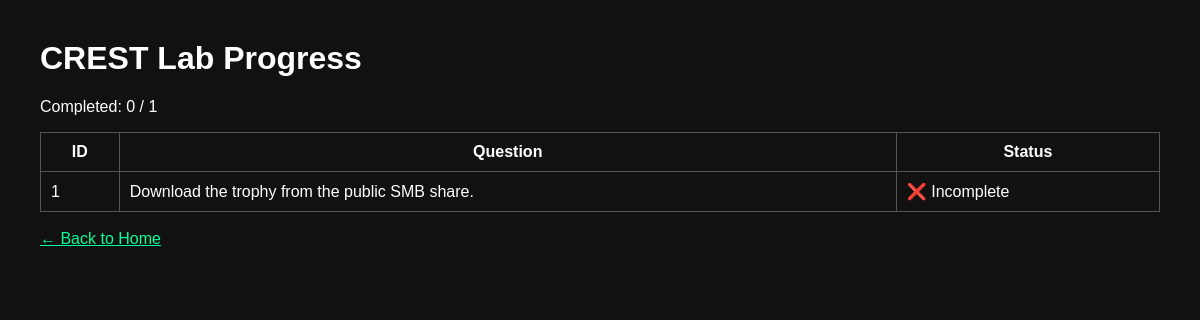
/progress, run on an earlier commit of the app's database.
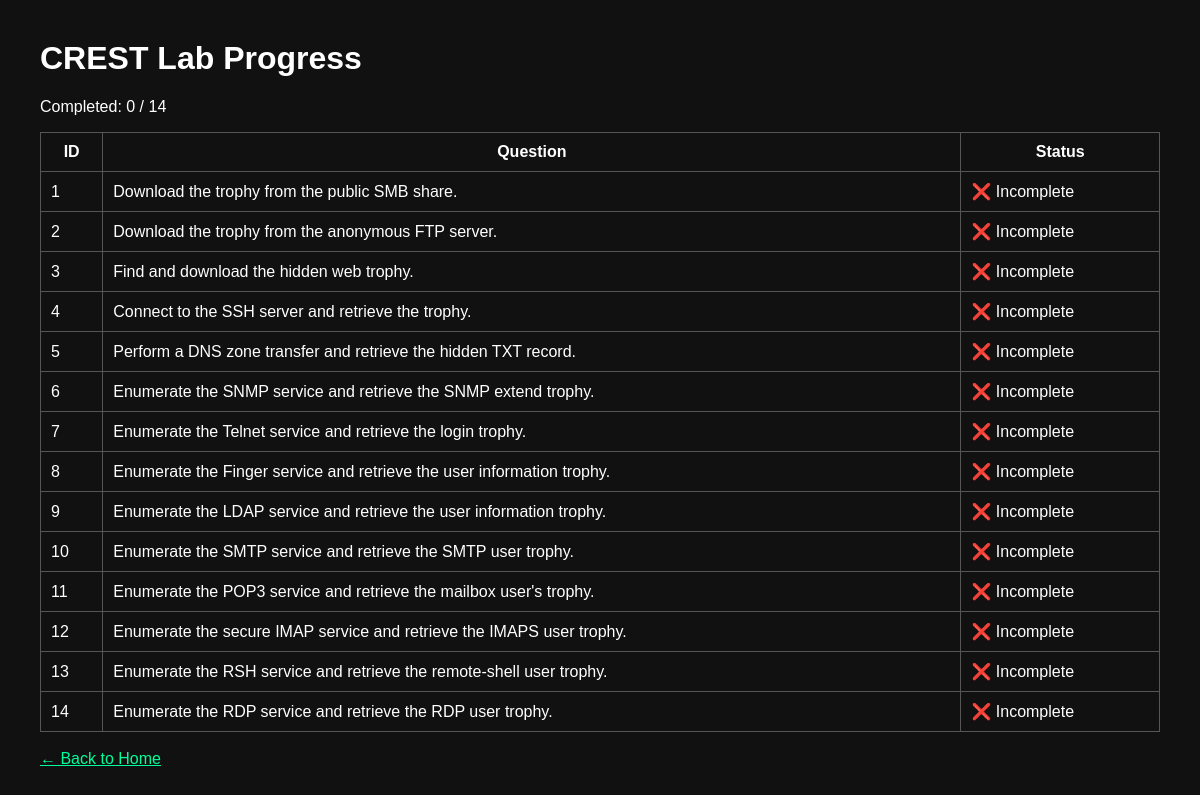
And on a later commit of the database.
### tables this page shows
CREATE TABLE questions (
    id INTEGER PRIMARY KEY,
    category TEXT NOT NULL,
    difficulty TEXT NOT NULL,
    question TEXT NOT NULL,
    answer_key TEXT NOT NULL,
    hint1 TEXT,
    hint2 TEXT,
    hint3 TEXT,
    points INTEGER DEFAULT 10
);

### portal/app/app.py (the view)
@app.route("/progress")
def progress():
    questions = get_progress_summary()
    completed = sum(
        1 for q in questions
        if q["completed"]
    )
    return render_template(
        "progress.html",
        questions=questions,
        completed=completed,
        total=len(questions)
    )

### portal/app/database.py (called while the page is built)
def get_connection():
    conn = sqlite3.connect(DATABASE)
    conn.row_factory = sqlite3.Row
    return conn

def get_progress_summary():
    conn = get_connection()
    questions = conn.execute(
        """
        SELECT
            q.id,
            q.question,
            CASE
                WHEN p.completed = 1 THEN 1
                ELSE 0
            END AS completed
        FROM questions q
        LEFT JOIN progress p
            ON q.id = p.question_id
        ORDER BY q.id
        """
    ).fetchall()
    conn.close()
    return questions

### portal/app/templates/progress.html (shortened to what this page needs)
<!DOCTYPE html>
<html>
<head>
    <link rel="stylesheet" href="/static/css/style.css">
</head>
<body>
<h1>CREST Lab Progress</h1>
<p>
Completed: {{ completed }} / {{ total }}
</p>
<table>
<tr>
<th>ID</th>
<th>Question</th>
<th>Status</th>
</tr>
{% for q in questions %}
<tr>
<td>{{ q.id }}</td>
<td>{{ q.question }}</td>
<td>
{% if q.completed %}
✅ Complete
{% else %}
❌ Incomplete
{% endif %}
</td>
</tr>
{% endfor %}
</table>
<br>
<a href="/">← Back to Home</a>
</body>
</html>

What changed in the data, as far as the page shows it:
added questions: id "2", question "Download the trophy from the anonymous FTP server."
added questions: id "3", question "Find and download the hidden web trophy."
added questions: id "4", question "Connect to the SSH server and retrieve the trophy."
added questions: id "5", question "Perform a DNS zone transfer and retrieve the hidden TXT record."
added questions: id "6", question "Enumerate the SNMP service and retrieve the SNMP extend trophy."
added questions: id "7", question "Enumerate the Telnet service and retrieve the login trophy."
added questions: id "8", question "Enumerate the Finger service and retrieve the user information trophy."
added questions: id "9", question "Enumerate the LDAP service and retrieve the user information trophy."
added questions: id "10", question "Enumerate the SMTP service and retrieve the SMTP user trophy."
added questions: id "11", question "Enumerate the POP3 service and retrieve the mailbox user's trophy."
added questions: id "12", question "Enumerate the secure IMAP service and retrieve the IMAPS user trophy."
added questions: id "13", question "Enumerate the RSH service and retrieve the remote-shell user trophy."
added questions: id "14", question "Enumerate the RDP service and retrieve the RDP user trophy."
Also different on the page:
{{ total }}: "1" → "14"
